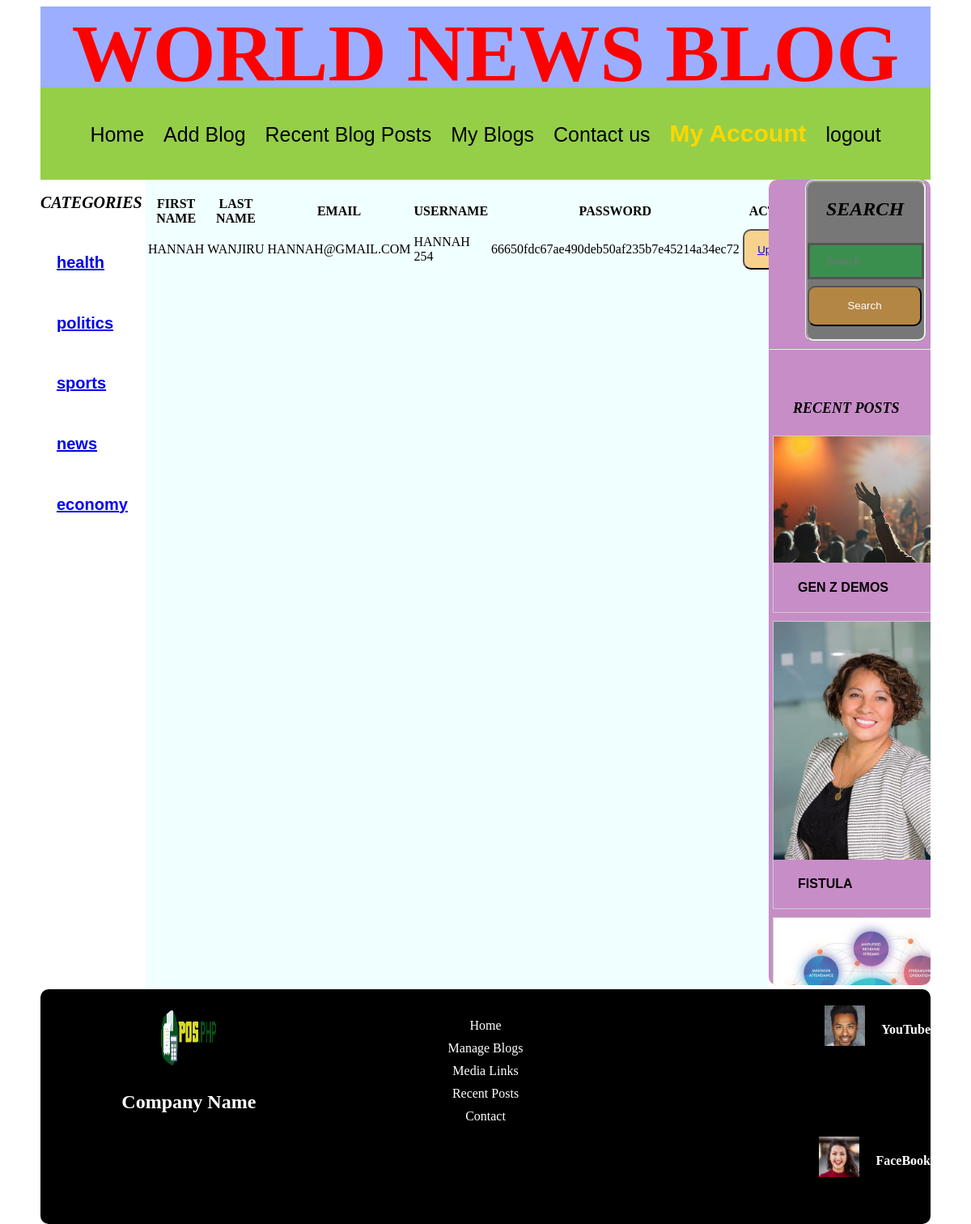
/profile.php (signed in), run on the app's committed database.
### tables this page shows
CREATE TABLE `blog_cat` (
  `cat_id` int(11) NOT NULL,
  `cat_title` varchar(100) NOT NULL
);

CREATE TABLE `blogs` (
  `blog_id` int(11) NOT NULL,
  `uploader` varchar(100) NOT NULL,
  `blog_title` varchar(100) NOT NULL,
  `cat_title` varchar(100) NOT NULL,
  `details` longtext NOT NULL,
  `blog_image` varchar(100) NOT NULL,
  `status` int(100) NOT NULL,
  `uploaded_date` timestamp NOT NULL DEFAULT current_timestamp() ON UPDATE current_timestamp()
);

CREATE TABLE `users` (
  `userid` int(11) NOT NULL,
  `firstname` varchar(100) NOT NULL,
  `lastname` varchar(100) NOT NULL,
  `email` varchar(100) NOT NULL,
  `username` varchar(100) NOT NULL,
  `password` varchar(100) NOT NULL,
  `profile_image` varchar(100) DEFAULT NULL
);

CREATE TABLE `media_links` (
  `id` int(11) NOT NULL,
  `media_name` varchar(100) NOT NULL,
  `media_link` varchar(100) NOT NULL,
  `media_image` varchar(100) NOT NULL
);

### profile.php (the view, shortened to what this page needs)
<div class="container">
<?php include ('includes/header.php');?>
<div class="sidebar"><?php include ('includes/sidebar.php');?></div>
<div class="aside"><?php include ('includes/aside.php');?></div>
 <main>
    <br>
<table>
    <thead>
        <tr>
            <th>FIRST NAME</th>
            <th>LAST NAME</th>
            <th>EMAIL</th>
            <th>USERNAME</th>
            <th>PASSWORD</th>
            <th>ACTION</th>
        </tr>
    </thead>
    <?php
include ('includes/connection.php');
$user = $_SESSION['userid'];
$cnt = 1;
$sql=mysqli_query($con,"select * from users where email='$user' ");
while($row=mysqli_fetch_assoc($sql)){
    ?>
    <tbody>
        <td><?php echo $row['firstname'];?>
        <td><?php echo $row['lastname'];?>
        <td><?php echo $row['email'];?>
        <td><?php echo $row['username'];?>
        <td><?php echo $row['password'];?>
        <td><button class="btn" onclick="return confirm('Are you sure you want to update');"><a href="update-profile.php?updateid=<?php echo $row['userid'];?>">Update</a></button></td>
    </tbody>
<?php } $cnt= $cnt +1; ?>
</table>
</main>
   <?php include ('includes/footer.php'); ?>

### includes/sidebar.php (shortened to what this page needs)
<div class="sidebar" style="position:absolute; height:970px; ">
        <h2 style="font-style: oblique; font-size: 20px; font-weight: bold; text-decoration: aliceblue;">CATEGORIES</h2>
        <?php
        include('includes/connection.php');
        $query = mysqli_query($con, "SELECT * FROM blog_cat");
        while ($row = mysqli_fetch_array($query)) {
            $blog_cat = $row['cat_title'];
        ?>
            <h6 style="  padding-left:20px; padding-right:20px;  padding-top:5px; inline: spacing 10px; font-size:20px; align-items:center; color: black; font-family: Arial, Helvetica, sans-serif; font-weight: bold">
                <a href="./index.php?category=<?php echo $blog_cat; ?>"><?php echo $blog_cat; ?></a>
            </h6>
        <?php
        }
        ?>
    </div>

### includes/aside.php (shortened to what this page needs)
<div class="aside">
<form style="margin-right:5px; width: 150px; height: 200px;" class="form-search" action="./index.php" method="GET">
<h2 style="margin-left:23px; font-style: oblique; font-weight:bold;text-decoration:aliceblue; float:center;">SEARCH</h2>
        <input type="text" placeholder="Search..." name="search">
        <button style="width:141px" class = "search_button.button" type="submit" name="submit" value="search">Search</button>
    </form>
    <hr><br><br>
<h3 style="margin-left: 30px; font-style: oblique; font-size:18px; font-weight:bold;text-decoration:aliceblue; float:center;">RECENT POSTS</h3>
<?php
        include ('connection.php');
        $sql=mysqli_query($con, "SELECT * FROM blogs WHERE status = '1' ORDER BY blog_id  DESC LIMIT 4");
        while($row=mysqli_fetch_array($sql)){
            ?>
            <a href="./view-blog.php?viewid=<?php echo $row['blog_id'];?>">
            <div class="img"> <img src="./images/<?php echo $row['blog_image'];?>" width="25px" height="30px">
            <h4 style="margin-left:30px;color:black; font-weight:bold; text-decoration:none; font-family:arial;"><?php echo $row['blog_title'];?></h4>
        </div>
            </a>
        <?php } ?>
</div>

### includes/footer.php (shortened to what this page needs)
<footer>
        <div class="footer-container">
            <div class="footer-logo">
                <img src="logo.png" alt="Company Logo">
                <h1>Company Name</h1>
            </div>
            <div class="footer-links">
                <ul>
                    <li><a href="index.php">Home</a></li>
                    <li><a href="manage-blogs.php">Manage Blogs</a></li>
                    <li><a href="media-links.php">Media Links</a></li>
                    <li><a href="blog-posts.php">Recent Posts</a></li>
                    <li><a href="contact.php">Contact</a></li>
                </ul>
            </div>
            <?php include ('connection.php');
            $ret=mysqli_query($con," SELECT * FROM media_links");
            while($row=mysqli_fetch_array($ret)){
                ?>
            <div class="footer-social">
                <a href="<?php echo $row['media_link'];?>"><img src="./admin/images/<?php echo $row['media_image'];?>" width="50px" height="50px" alt="<?php echo $row['media_name'];?>" target="_blank"><br>
                <h4><?php echo $row['media_name'];?></a>
            </div>
        </div>
        <?php } ?>
    </div>
</body>
</html>

### style.css (style rules this page uses)
body { height: 1200px; background-image:url(images/background.jpg); background-repeat: no-repeat; background-size: cover; background-position: center; }
.container { width: 1100px; height: 1100px; margin-left: auto; margin-right: auto; border-radius: 10px; border-style: none; border-color: rgba(165, 42, 42, 0.363); }
main { width: 770px; height: 1000px; text-align: center; overflow: scroll; margin-left: 130px; margin-right: auto; background-color: azure; }
.sidebar { width:130px; height:1000px; background-color: white; overflow: auto; border-style: none; float: left; }
.aside { width:200px; height: 995px; background-color: rgba(128, 0, 128, 0.253); border-radius: 10px; border-style: inherit; float:right; overflow: scroll; }
.form-search { width:250px; height:150px; background-color: #777; float: center; margin: auto; border-radius: 10px; border-style: ridge; border-radius: 10px; box-sizing: border-box; }
form input[type=text],input[type=email], input[type=password],input[type=text] { width: 100%; padding: 12px 20px; margin: 8px 0; box-sizing: border-box; border: none; border-bottom: 2px solid red; }
form input[type=text], input[type=email], input[type=password]:focus { background-color: rgba(10, 165, 48, 0.548); border: 3px solid #555; }
button { background-color: rgba(255, 153, 0, 0.438); border-radius: 10px; height: 50px; width: 80px; box-sizing: border-box; text-align: center; color: white; cursor: pointer; }
div.img { margin: 5px; border: 1px solid #ccc; float: left; width: 180px; }
div.img img { width: 100%; height: auto; }
footer { width: 1100px; height: 250px; text-align: center; background-color: rgba(0, 0, 0, 0.562); margin-right: auto; margin-left: auto; border-radius: 10px; }
footer { background-color: #000000; color: #fff; padding: 20px 0; }
.footer-container { max-width: 1100px; margin: 0 auto; display: flex; justify-content: space-between; align-items: flex-start; flex-wrap: wrap; }
.footer-logo { flex: 1; display: flex; flex-direction: column; align-items: center; }
.footer-logo img { width: 80px; height: 80px; border-radius: 50%; margin-bottom: 10px; }
.footer-logo h1 { font-size: 24px; font-weight: bold; }
.footer-links { flex: 1; }
.footer-links ul { list-style: none; padding: 0; }
.footer-links ul li { margin-bottom: 10px; }
.footer-links ul li a { text-decoration: none; color: #fff; transition: color 0.3s ease; }
.footer-social { flex: 1; display: flex; justify-content: flex-end; }
.footer-social a { text-decoration: none; color: #fff; margin-left: 20px; }
table { border: striped; }
div.img { margin: 5px; border: 1px solid #ccc; float: left; width: 235px; height: fit-content; }

### data on the page
blog_cat: cat_title "health"
blog_cat: cat_title "politics"
blog_cat: cat_title "sports"
blog_cat: cat_title "news"
blog_cat: cat_title "economy"
blogs: blog_image (picture), blog_title "GEN Z DEMOS"
blogs: blog_image (picture), blog_title "FISTULA"
blogs: blog_image (picture)
users: firstname "HANNAH", lastname "WANJIRU", email "HANNAH@GMAIL.COM", username "HANNAH 254", password "66650fdc67ae490deb50af235b7e45214a34ec72"
media_links: media_image (picture), media_name "YouTube"
media_links: media_image (picture), media_name "FaceBook"
